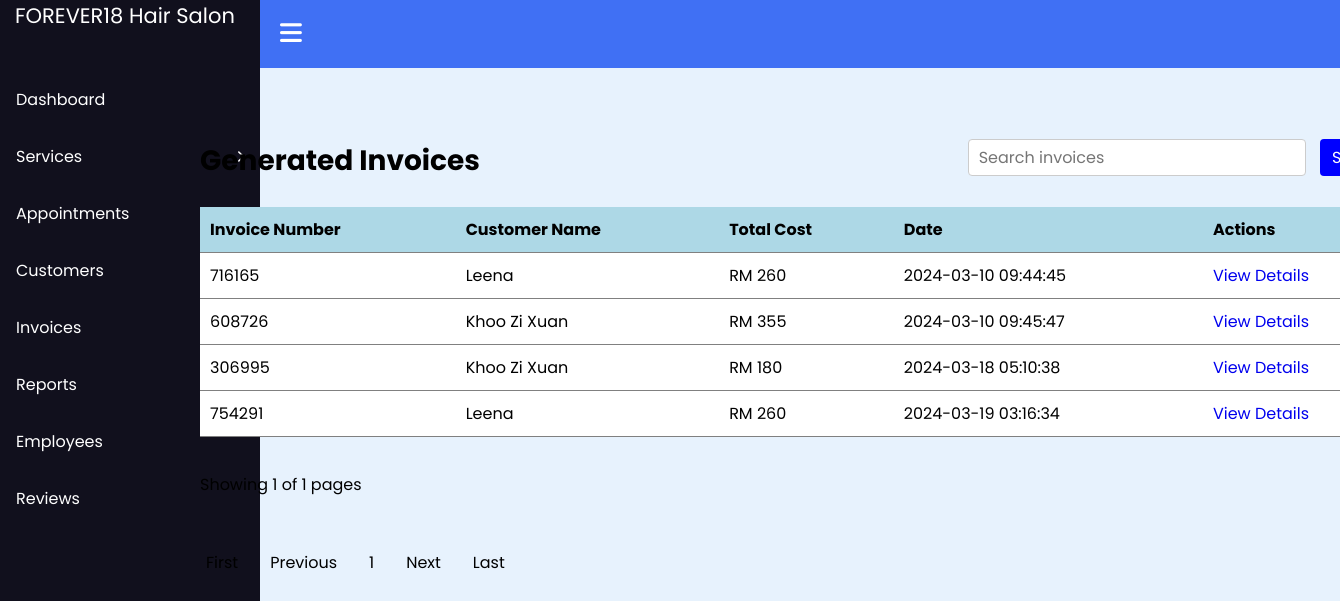
/admin/view_invoices.php, run on the app's committed database.
### tables this page shows
CREATE TABLE `invoices` (
  `id` int(10) NOT NULL,
  `customer_id` int(10) NOT NULL,
  `invoices_number` int(10) NOT NULL,
  `services` text NOT NULL,
  `date` timestamp NOT NULL DEFAULT current_timestamp() ON UPDATE current_timestamp(),
  `total_cost` int(10) NOT NULL
);

CREATE TABLE `customers` (
  `id` int(10) NOT NULL,
  `name` varchar(50) NOT NULL,
  `email` varchar(100) NOT NULL,
  `phone` varchar(50) NOT NULL,
  `services` varchar(500) NOT NULL,
  `date` timestamp NOT NULL DEFAULT current_timestamp() ON UPDATE current_timestamp()
);

### admin/view_invoices.php (the view, shortened to what this page needs)
<!DOCTYPE html>
<html lang="en">
<head>
    <link rel="stylesheet" href="css/view_invoices.css">
    <link rel="stylesheet" href="css/pagination.css">
</head>
<body>
    <?php include("sidebar.php"); ?>
    <main class="main">
        <section id="content">
        <h2>Generated Invoices</h2>
            <div class="view-invoices-container">
                <form action="view_invoices.php" method="GET">
                    <div class="search-container">
                        <input type="text" name="search" class="search" value="<?php if (isset($_GET['search'])) {
                            echo $_GET['search'];
                        } ?>" placeholder="Search invoices">
                        <button type="submit" class="search-button">Search</button>
                    </div>
                </form>
                <br>
                <table class="table">
                    <thead>
                        <tr>
                            <th>Invoice Number</th>
                            <th>Customer Name</th>
                            <th>Total Cost</th>
                            <th>Date</th>
                            <th>Actions</th>
                        </tr>
                    </thead>
                    <tbody>
                        <?php
                        $start = 0;
                        $rows_per_page = 4;
                        $records = "SELECT * FROM invoices";
                        $recordsResult = mysqli_query($conn, $records);
                        $num_of_rows = $recordsResult->num_rows;
                        $pages = ceil($num_of_rows / $rows_per_page);
                        if (isset($_GET['search'])) {
                            $search = $_GET['search'];
                            $sql = "SELECT * FROM invoices WHERE invoices_number LIKE '%$search%' ORDER BY date LIMIT $start, $rows_per_page";
                        } else {
                            $sql = "SELECT * FROM invoices ORDER BY date LIMIT $start, $rows_per_page";
                        }
                        $result = mysqli_query($conn, $sql);
                        if ($result) {
                            while ($row = mysqli_fetch_assoc($result)) {
                                $customer_sql = "SELECT name FROM customers WHERE id = " . $row['customer_id'];
                                $customer_result = mysqli_query($conn, $customer_sql);
                                $customer_row = mysqli_fetch_assoc($customer_result);
                                $customer_name = $customer_row['name'];
                                echo '<tr>
                            <td>' . $row['invoices_number'] . '</td>
                            <td>' . $customer_name . '</td>
                            <td>RM ' . $row['total_cost'] . '</td>
                            <td>' . $row['date'] . '</td>
                            <td class="actions-container"><a href="view_invoices_details.php?invoice_id=' . $row['id'] . '">View Details</a></td>
                        </tr>';
                            }
                        } else {
                            echo '<tr><td colspan="5">No invoices found.</td></tr>';
                        }
                        ?>
                    </tbody>
                </table>
                <br>
                <div class="page-info">
                    <?php
                    if (!isset($_GET['page-num'])) {
                        $page = 1;
                    } else {
                        $page = $_GET['page-num'];
                    }
                    ?>
                    Showing
                    <?php echo $page ?> of
                    <?php echo $pages ?> pages
                </div>
                <br>
                <div class="pagination">
                    <a href="?page-num=1">First</a>
                    <?php
                    if (isset($_GET['page-num']) && $_GET['page-num'] > 1) {
                        ?>
                        <a href="?page-num=<?php echo $_GET['page-num'] - 1 ?>">Previous</a>
                        <?php
                    } else {
                        ?>
                        <a>Previous</a>
                        <?php
                    }
                    ?>
                    <div class="page-numbers">
                        <?php
                        for ($counter = 1; $counter <= $pages; $counter++) {
                            ?>
                            <a href="?page-num=<?php echo $counter ?>">
                                <?php echo $counter ?>
                            </a>
                            <?php
                        }
                        ?>
                    </div>
                    <?php
                    if (!isset($_GET['page-num'])) {
                        ?>
                        <a href="?page-num=2">Next</a>
                        <?php
                    } elseif ($_GET['page-num'] >= $pages) {
                        ?>
                        <a>Next</a>
                        <?php
                    } else {
                        ?>
                        <a href="?page-num=<?php echo $_GET['page-num'] + 1 ?>">Next</a>
                        <?php
                    }
                    ?>
                    <a href="?page-num=<?php echo $pages ?>">Last</a>
                </div>
            </div>
        </section>
    </main>
</body>
</html>

### admin/css/view_invoices.css (style rules this page uses)
.table { width: 100%; border-collapse: collapse; }
.table th, .table td { padding: 10px; text-align: left; border-bottom: 1px solid grey; }
.table th { background-color: lightblue; }
.table tbody tr { background-color: white; }
.view-invoices-container { height: 400px; width: 1200px; }
#content h2 { margin-top: -78px; margin-right: 650px; font-size: 28px; }
.search-container { float: right; margin-top: -43px; }
.search { padding: 5px 10px; border: 1px solid #ccc; border-radius: 4px; font-size: 16px; margin-right: 10px; }
.search-button { padding: 6px 12px; background-color: blue; color: white; border: none; border-radius: 4px; cursor: pointer; font-size: 16px; }
.actions-container a { text-decoration: none; }

### admin/css/pagination.css (style rules this page uses)
.pagination { margin-top: 20px; margin-left: -10px; }
.pagination a { color: #000; float: left; padding: 8px 16px; text-decoration: none; transition: background-color .3s; }
.page-info { clear: both; margin-top: 10px; margin-right: 10px; }

### admin/includes/sidebar.css (style rules this page uses)
* { margin: 0; padding: 0; box-sizing: border-box; font-family: 'Poppins', sans-serif; }
.navbar, .main { left: 260px; width: calc(100% - 260px); transition: all 0.5s ease; z-index: 1000; }
.main { position: relative; display: flex; align-items: center; justify-content: center; height: 100vh; z-index: 100; background: #e7f2fd; }

### data on the page
invoices: invoices_number "716165", customer.name "Leena", total_cost "260", date "2024-03-10 09:44:45"
invoices: invoices_number "608726", customer.name "Khoo Zi Xuan", total_cost "355", date "2024-03-10 09:45:47"
invoices: invoices_number "306995", customer.name "Khoo Zi Xuan", total_cost "180", date "2024-03-18 05:10:38"
invoices: invoices_number "754291", customer.name "Leena", total_cost "260", date "2024-03-19 03:16:34"

### other printed values
$page "1"
$pages "1"
